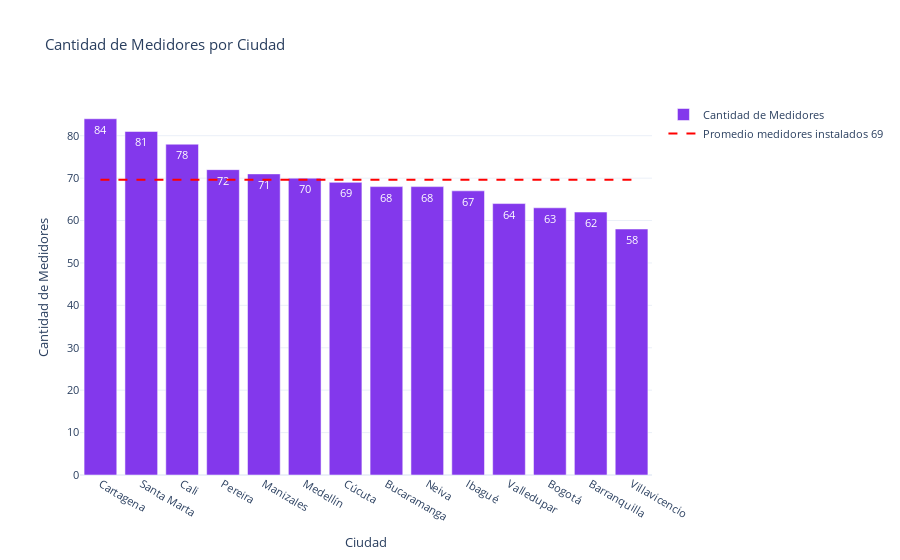

The notebook cell saved with this chart:
### Markdown cell above
Del análisis realizado, se identificaron un total de 975 medidores distribuidos en diversas ciudades. Las ciudades con la mayor cantidad de medidores instalados son Cartagena, Santa Marta y Cali. El promedio de medidores instalados por ciudad es de 69.

### Code cell
# Contar la frecuencia de medidores por ciudad
city_counts = df_estado['city'].value_counts()

# Calcular el promedio de medidores instalados por ciudad
average_medidores = city_counts.mean()

# Crear el gráfico de barras con Plotly
fig = go.Figure(data=[
    go.Bar(
        name='Cantidad de Medidores', 
        x=city_counts.index, 
        y=city_counts.values, 
        marker=dict(color='#8338ec'),
        text=city_counts.values,
        textposition='inside',
        textfont=dict(color='white')  # Color del texto dentro de las barras
    )
])

#línea horizontal que represente el promedio de medidores
fig.add_trace(go.Scatter(
    x=city_counts.index,
    y=[average_medidores] * len(city_counts),
    mode='lines',
    name='Promedio medidores instalados 69',
    line=dict(color='red', dash='dash')
))

# Ajustar el diseño y formato del gráfico
fig.update_layout(
    title='Cantidad de Medidores por Ciudad',
    xaxis_title='Ciudad',
    yaxis_title='Cantidad de Medidores',
    font=dict(size=11),
    template='plotly_white'
)

# Mostrar el gráfico
fig.show()

### Figure 1 — Plotly figure (JSON) as saved in the notebook; plotly's stock layout.template omitted (floating-point values rounded to 4 significant figures)
{"data": [{"marker": {"color": "#8338ec"}, "name": "Cantidad de Medidores", "text": [84, 81, 78, 72, 71, 70, 69, 68, 68, 67, 64, 63, 62, 58], "textfont": {"color": "white"}, "textposition": "inside", "type": "bar", "x": ["Cartagena", "Santa Marta", "Cali", "Pereira", "Manizales", "Medellín", "Cúcuta", "Bucaramanga", "Neiva", "Ibagué", "Valledupar", "Bogotá", "Barranquilla", "Villavicencio"], "y": [84, 81, 78, 72, 71, 70, 69, 68, 68, 67, 64, 63, 62, 58]}, {"line": {"color": "red", "dash": "dash"}, "mode": "lines", "name": "Promedio medidores instalados 69", "type": "scatter", "x": ["Cartagena", "Santa Marta", "Cali", "Pereira", "Manizales", "Medellín", "Cúcuta", "Bucaramanga", "Neiva", "Ibagué", "Valledupar", "Bogotá", "Barranquilla", "Villavicencio"], "y": [69.64, 69.64, 69.64, 69.64, 69.64, 69.64, 69.64, 69.64, 69.64, 69.64, 69.64, 69.64, 69.64, 69.64]}], "layout": {"font": {"size": 11}, "title": {"text": "Cantidad de Medidores por Ciudad"}, "xaxis": {"title": {"text": "Ciudad"}}, "yaxis": {"title": {"text": "Cantidad de Medidores"}}}}
